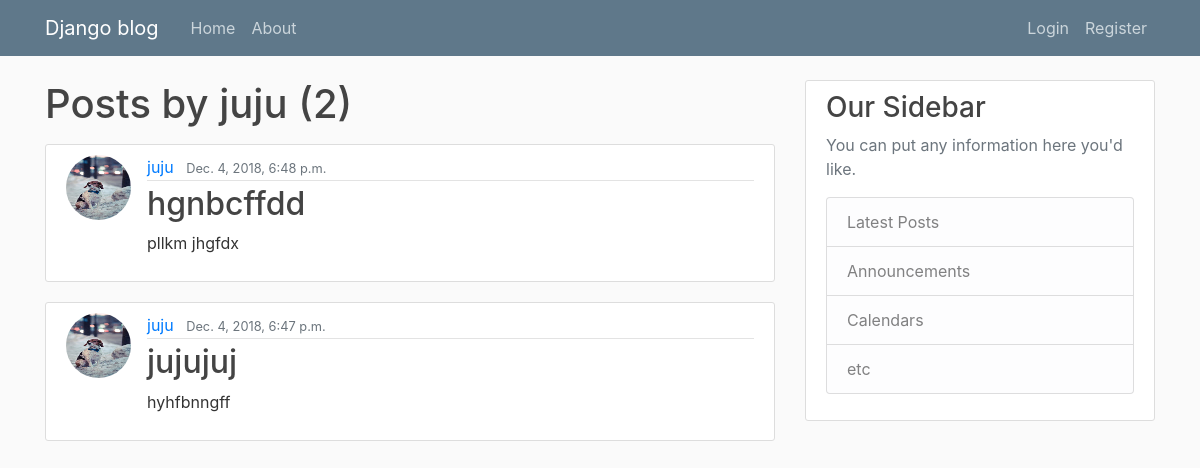
/user/juju, run on the app's committed database.
### blog/models.py (models this page shows, shortened)
class Post(models.Model):
    title= models.CharField(max_length=100)
    content= models.TextField()
    date_posted= models.DateTimeField(default=timezone.now)
    author= models.ForeignKey(User,on_delete=models.CASCADE)

### users/models.py (models this page shows, shortened)
class profile(models.Model):
    user=models.OneToOneField(User, on_delete=models.CASCADE)
    image = models.ImageField(default='default.jpg',upload_to='profile_pics')

### blog/views.py (the view)
# urls.py: path('user/<str:username>', UserPostListView.as_view(), name='user-posts'),
class UserPostListView(ListView):
    model = Post
    template_name = 'blog/user_posts.html'
    context_object_name = 'posts'
    ordering = ['-date_posted']
    paginate_by = 5
    def get_queryset(self):
        user = get_object_or_404(User , username = self.kwargs.get('username'))
        return Post.objects.filter(author = user).order_by('-date_posted')

### blog/templates/blog/user_posts.html (shortened to what this page needs)
{% extends "blog/base.html" %}
{% block content %}
   <h1 class="mb-3">Posts by {{ view.kwargs.username }} ({{ page_obj.paginator.count }})</h1>
    {% for post in posts %}
    <article class="media content-section">
            <img class="rounded-circle article-img" src="{{ post.author.profile.image.url }}" >
            <div class="media-body">
              <div class="article-metadata">
                <a class="mr-2" href="{% url 'user-posts' post.author.username %}">{{ post.author }}</a>
                <small class="text-muted">{{ post.date_posted }}</small>
              </div>
              <h2><a class="article-title" href="{% url 'post-detail' post.id %}">{{ post.title }}</a></h2>
              <p class="article-content">{{ post.content }}</p>
            </div>
          </article>
    {% endfor %}
{% endblock content %}

### blog/static/blog/main.css (style rules this page uses)
body { background: #fafafa; color: #333333; margin-top: 5rem; }
h1, h2, h3, h4, h5, h6 { color: #444444; }
.content-section { background: #ffffff; padding: 10px 20px; border: 1px solid #dddddd; border-radius: 3px; margin-bottom: 20px; }
.article-title { color: #444444; }
.article-content { white-space: pre-line; }
.article-img { height: 65px; width: 65px; margin-right: 16px; }
.article-metadata { padding-bottom: 1px; margin-bottom: 4px; border-bottom: 1px solid #e3e3e3 }

### data on the page
Post: author.profile.image (placeholder picture), author "juju", date_posted "Dec. 4, 2018, 6:48 p.m.", title "hgnbcffdd", content "pllkm jhgfdx"
Post: author.profile.image (placeholder picture), author "juju", date_posted "Dec. 4, 2018, 6:47 p.m.", title "jujujuj", content "hyhfbnngff"

### other printed values
{{ view.kwargs.username }} "juju"
{{ page_obj.paginator.count }} "2"
